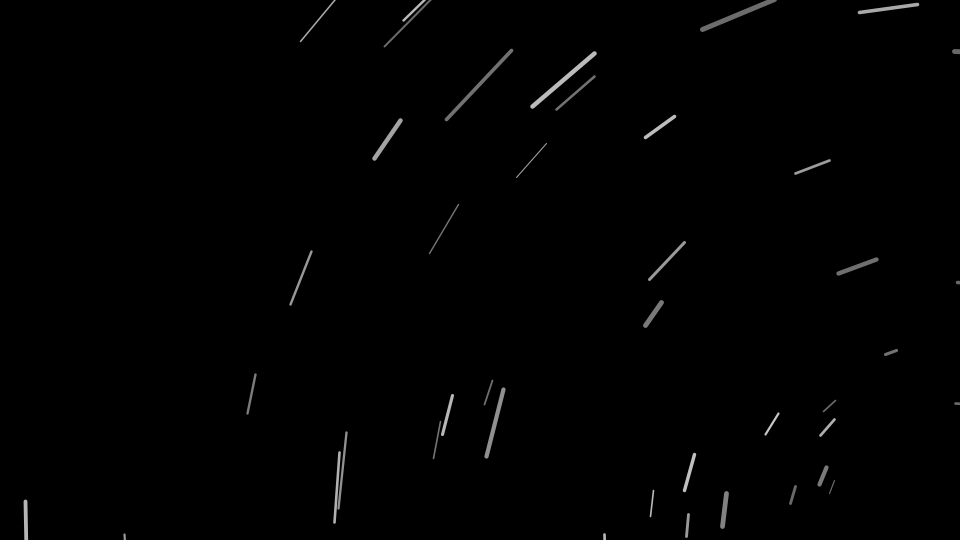
Frame 1 (no input)
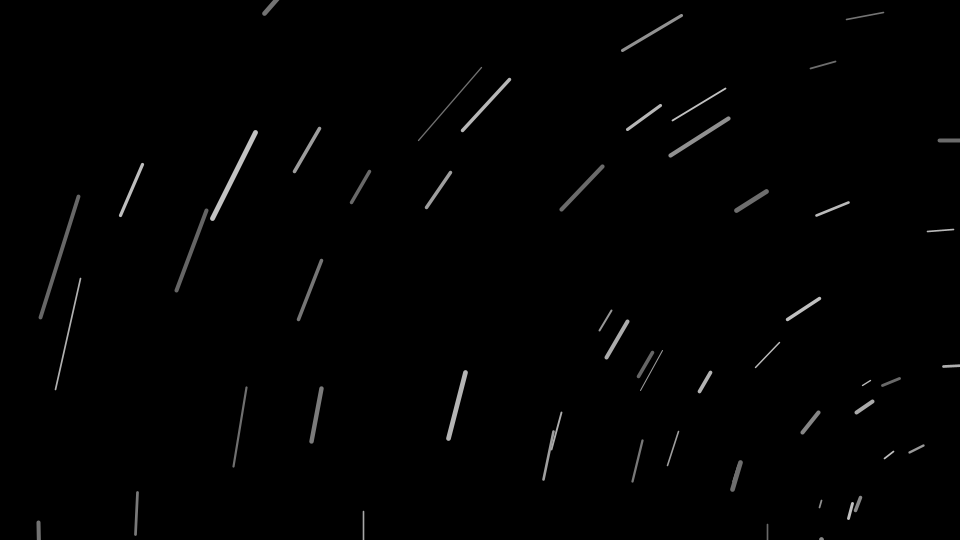
Frame 60 (the mouse pressed at the canvas centre just before this capture)
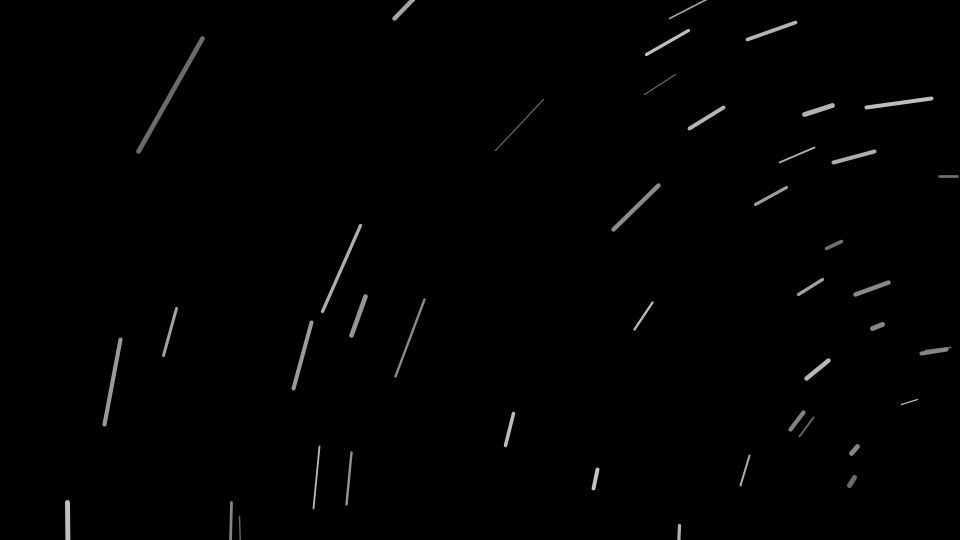
Frame 120 (the mouse held since frame 60 and released just before this capture)

The Processing sketch that drew these frames (run headless with seeded random() and noise(); from frame 60 on, the mouse is pressed at the canvas centre):

// Processing sketch: startrails
// ── startrails.pde
Star stars[] = new Star[200];

void setup(){
  size(960,540);
  background(0);
  
  stroke(255);
  strokeWeight(3);
  
  for(int i = 0; i < stars.length; i++){
    stars[i] = new Star(random(100,width), random(0, 2*PI), random(0.01,0.03));
  }

}

void draw(){
  translate(width, height);
  background(0);
  
  for(int i = 0; i < stars.length; i++){
    stars[i].Update();
    stars[i].Display();
    if(abs((stars[i].GetTheta() % (2*PI)) - (PI/2)) < 0.01){
      stars[i].ReRandomize();
    }
  }
  
  frameRate(24);
  println(frameRate);
 
}

// ── Star.pde

class Star{
  
  float r;
  float theta;
  float speed;
  float x1, y1, x2, y2;
  float len = 0.1;
  float col, weight;
  
  Star(float rin, float thetaIn, float speedIn){
    theta = thetaIn;
    r = rin;
    speed = speedIn;
    col = random(100, 200);
    weight = random(1,5);
    len = random(0.05, 0.15);
  }
  
  void Update(){
    theta += speed;
    x1 = r * cos(theta);
    y1 = r * sin(theta);
    x2 = r * cos(theta - len);
    y2 = r * sin(theta - len);
  }
  
  float GetTheta(){
    return theta;
  }
  
  void SetRadius(float rin){
    r = rin;
  }
  
  void Display(){
    stroke(col);
    strokeWeight(weight);
    line(x1,y1,x2,y2);
  }
  
  void ReRandomize(){
    col = random(100, 200);
    weight = random(1,5);
    r = random(100, width);
    speed = random(0.01,0.04);
    len = random(0.05, 0.15);
  }
  
  
  
  
  
}
